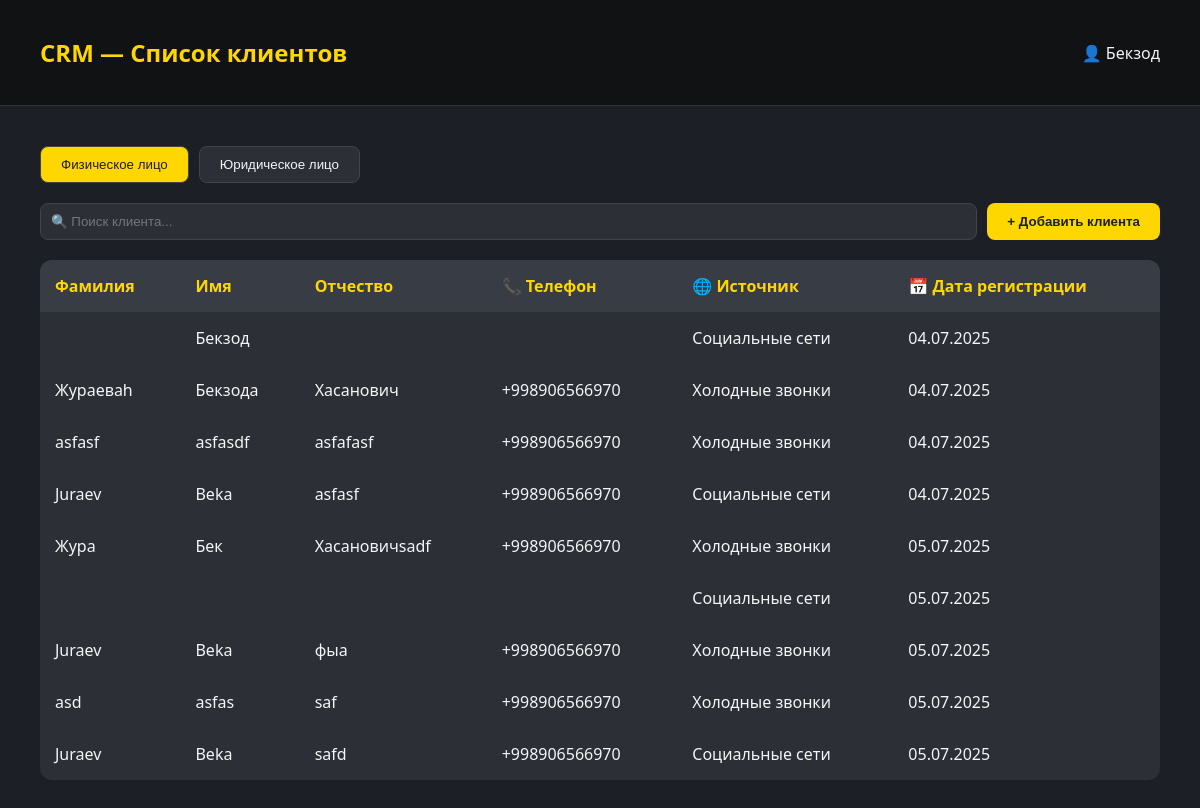
The page /clients/ (signed in) on the database as committed earlier.
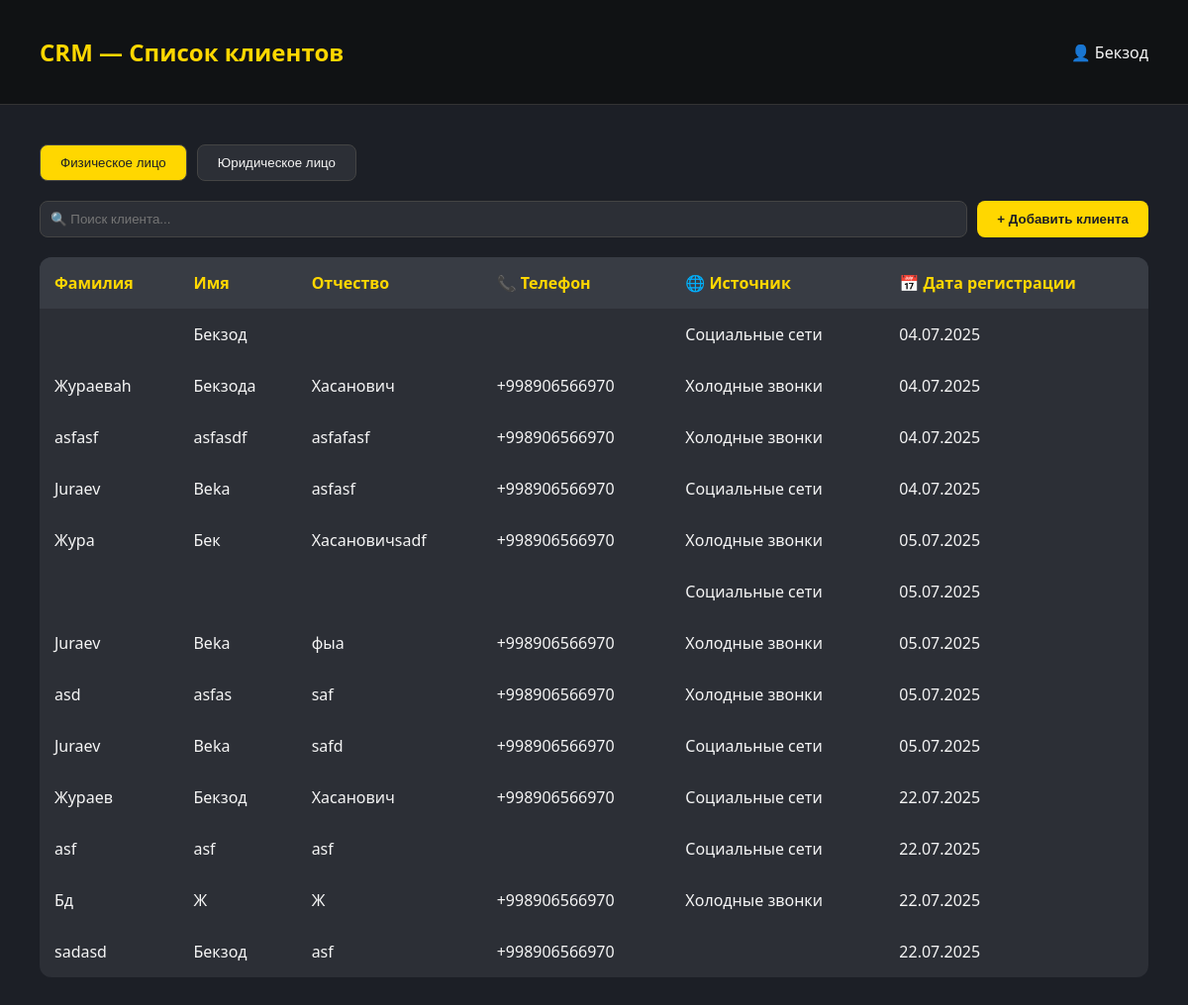
The same page on the database as committed later.
### backend/models.py (models this page shows)
class Clients(models.Model):
    Social_CHOICES = [
        ("social", "Социальные сети"),
        ("cold_calls", "Холодные звонки"),
        ("word_of_mouth", "Сарафанное радио"),
    ]
    CLIENT_TYPE_CHOICES = [
        ('INDIVIDUAL', 'Физическое лицо'),
        ('LEGAL_ENTITY', 'Юридическое лицо'),
    ]
    social = models.CharField(max_length=20, choices=Social_CHOICES)
    client_type = models.CharField(
        max_length=20,
        choices=CLIENT_TYPE_CHOICES,
    )
    phone = PhoneNumberField()
    created_at = models.DateField(auto_now_add=True,null=True)
    name = models.CharField(max_length=200, null=True, blank=True, default=None)
    lastname = models.CharField(max_length=200, null=True, blank=True, default=None)
    middle_name = models.CharField(max_length=200, null=True, blank=True, default=None)
    adress = models.CharField(max_length=200, null=True, blank=True, default=None)
    company_name=models.CharField(max_length=200, null=True, blank=True, default=None)
    inn = models.CharField(max_length=12,null=True, blank=True, default=None)
    account=models.IntegerField(blank=True,null=True,default=None)
    mfo = models.IntegerField(blank=True, null=True, default=None)
    active=models.BooleanField(default=False)

### backend/views.py (the view)
# urls.py: path('clients/',views.ClietView.as_view(),name='clients'),
class ClietView(LoginRequiredMixin,TemplateView):
   template_name = 'client_list.html'
   login_url = reverse_lazy('login')
   def get_context_data(self, *, object_list=None, **kwargs):
      context = super().get_context_data(**kwargs)
      context['client_fiz']=Clients.objects.filter(client_type='INDIVIDUAL')
      context['client_leg'] = Clients.objects.filter(client_type='LEGAL_ENTITY')
      return context

### backend/templates/client_list.html (shortened to what this page needs)
<!DOCTYPE html>
<html lang="ru">
<head>
</head>
<body>
  <header>
    <h1>CRM — Список клиентов</h1>
    <div>👤 {{request.user.profile.name}}</div>
  </header>
  <div class="container">
     <div class="toggle-buttons">
      <button id="btn-individual" class="active">Физическое лицо</button>
      <button id="btn-legal">Юридическое лицо</button>
    </div>
    <div class="top-bar">
      <input type="text" placeholder="🔍 Поиск клиента...">
      <button onclick="window.location.href='{% url 'client_add' %}'">+ Добавить клиента</button>
    </div>
     <div id="individual-fields">
    <table>
      <thead>
        <tr>
          <th>Фамилия</th>
          <th>Имя</th>
          <th>Отчество</th>
          <th>📞 Телефон</th>
          <th>🌐 Источник</th>
          <th>📅 Дата регистрации</th>
        </tr>
      </thead>
      {% for item in client_fiz %}
      <tbody>
        <tr>
          <td>{{item.lastname}}</td>
          <td>{{item.name}}</td>
          <td>{{item.middle_name}}</td>
          <td>{{item.phone}}</td>
          <td>{{item.get_social_display}}</td>
          <td>{{item.created_at|date:"d.m.Y"}}</td>
        </tr>
      </tbody>
      {% endfor %}
       </table>
      </div>
  </div>
</body>
</html>

Rows that differ between the two databases and show on the page:
added Clients: lastname "Жураев", name "Бекзод", middle_name "Хасанович", phone "+998906566970", social "Социальные сети", created_at "22.07.2025"
added Clients: lastname "asf", name "asf", middle_name "asf", social "Социальные сети", created_at "22.07.2025"
added Clients: lastname "Бд", name "Ж", middle_name "Ж", phone "+998906566970", social "Холодные звонки", created_at "22.07.2025"
added Clients: lastname "sadasd", name "Бекзод", middle_name "asf", phone "+998906566970", created_at "22.07.2025"
